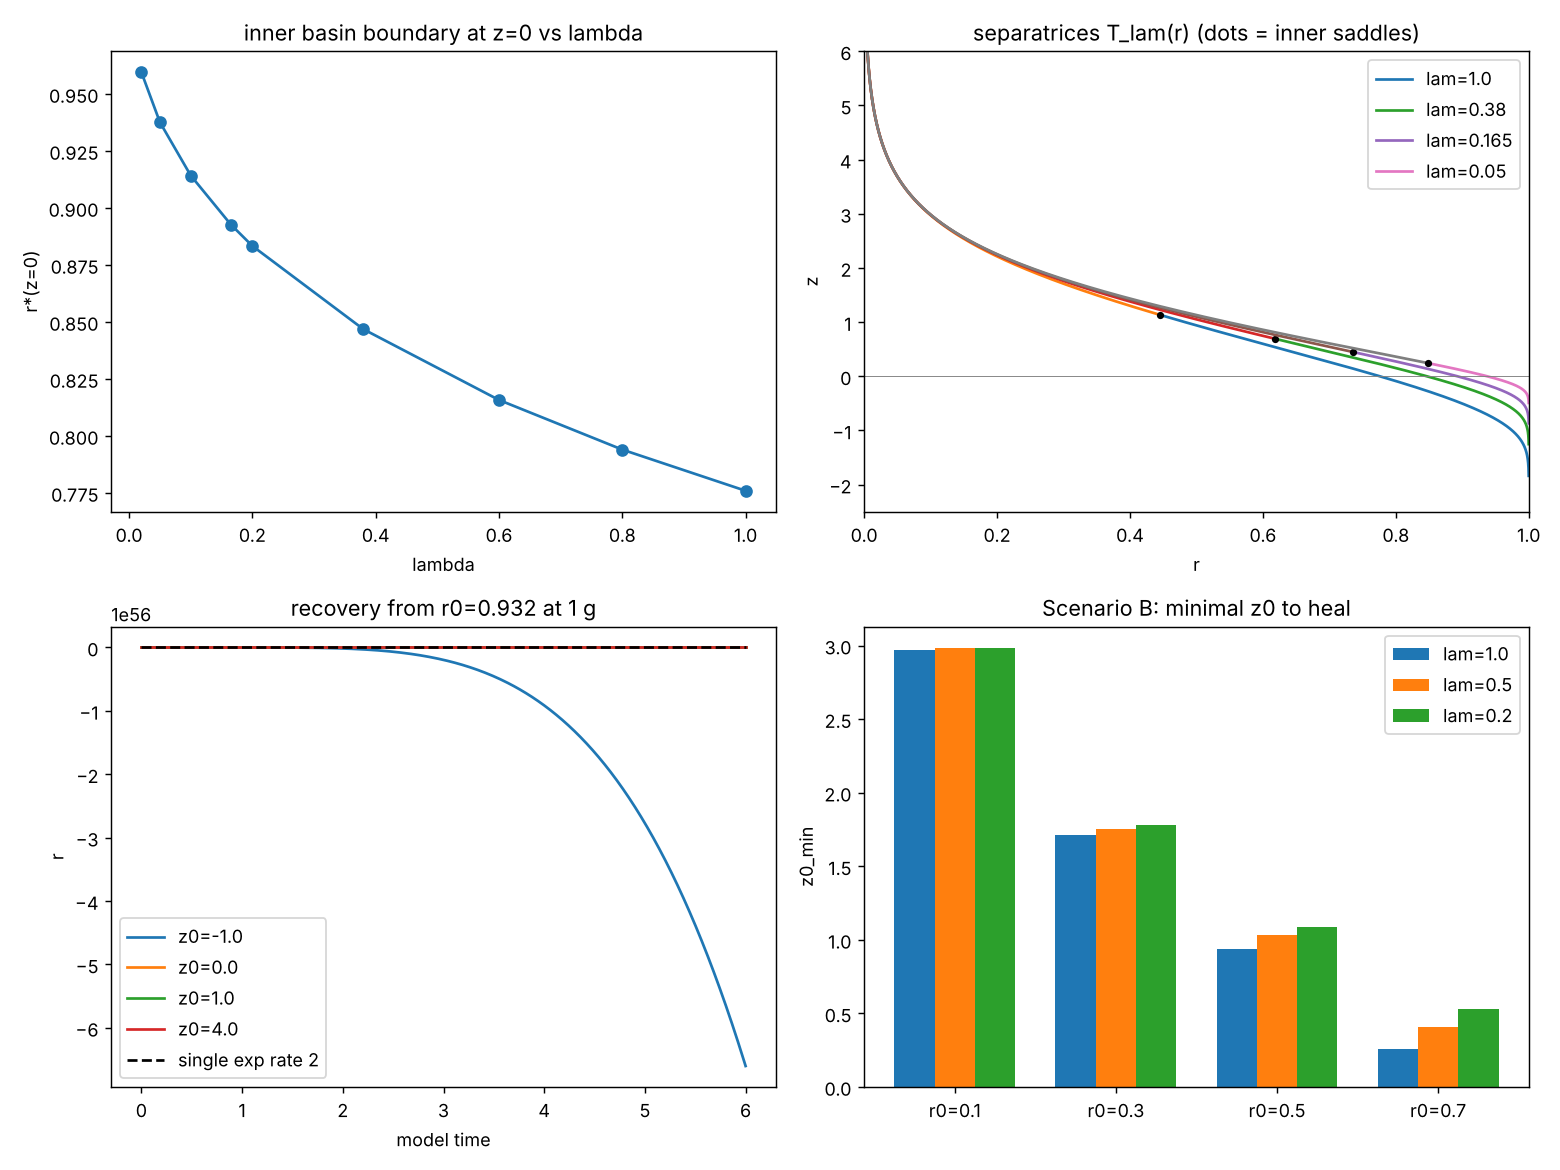

The script that saved this image:
#!/usr/bin/env python3
"""
ch10_lambda_bone_audit.py -- one self-contained script for the lambda-extension of the
Book 4 Chapter 10 (dm3) system, read as a bone model (A: density loss/recovery, B: fracture healing).

    r' = (r-1)[2 e^{-z} - r(r+1)],   z' = lam r^2 - 2 (r-1)^2 e^{-z},   theta' = 1

lam = 1 is Chapter 10 (eps = 2).  lam is an EXTENSION introduced here, not in the chapter.
Author of this script: Claude (Anthropic) in a Cowork session, 2026-11-07.  Run by the author
of the script in a cloud sandbox only; NOT yet run on the user's machine.

Prints PASS/FAIL for every number it regenerates.  Final line: ALL PASS or FAIL: n.
Usage:  python3 -I ch10_lambda_bone_audit.py [--noplot]
"""
import sys, math
import numpy as np
import sympy as sp
from scipy.integrate import solve_ivp
from scipy.optimize import brentq

FAILS = []
def check(name, ok, detail=""):
    print(("PASS  " if ok else "FAIL  ") + name + (("  -- " + detail) if detail else ""))
    if not ok:
        FAILS.append(name)

def field(lam):
    def f(t, y):
        r, z = y
        e = math.exp(-z)
        return [(r - 1) * (2 * e - r * (r + 1)), lam * r * r - 2 * (r - 1) ** 2 * e]
    return f

def jac(r, z, lam):
    e = math.exp(-z)
    return np.array([[(2 * e - r * (r + 1)) - (r - 1) * (2 * r + 1), -2 * (r - 1) * e],
                     [2 * lam * r - 4 * (r - 1) * e, 2 * (r - 1) ** 2 * e]])

def rho_in(lam):
    return brentq(lambda x: x**3 - x**2 - (1 + lam) * x + 1, 1e-12, 1 - 1e-15, xtol=1e-16)
def rho_out(lam):
    return brentq(lambda x: x**3 - x**2 - (1 + lam) * x + 1, 1 + 1e-15, 10, xtol=1e-16)
def z_of(rho):               # 2 e^{-z} = rho(rho+1)
    return math.log(2.0 / (rho * (rho + 1)))

# ------------------------------------------------------------------ 1. symbolic (sympy)
print("\n[1] SYMBOLIC (sympy)")
r, z, lam, rho = sp.symbols('r z lam rho', positive=True)
fr = (r - 1) * (2 * sp.exp(-z) - r * (r + 1))
gz = lam * r**2 - 2 * (r - 1)**2 * sp.exp(-z)
ch10 = r * (1 - r**2) + 2 * (r - 1) * sp.exp(-z)
check("radial field equals Chapter 10's r(1-r^2)+2(r-1)e^{-z}", sp.simplify(fr - ch10) == 0)
J = sp.Matrix([[sp.diff(fr, r), sp.diff(fr, z)], [sp.diff(gz, r), sp.diff(gz, z)]])
eq = {sp.exp(-z): rho * (rho + 1) / 2}
Jeq = J.subs(eq).subs(r, rho).subs(lam, (rho - 1)**2 * (rho + 1) / rho)
det = sp.simplify(Jeq.det())
claim = -rho * (rho - 1)**2 * (rho + 1) * (2 * rho**2 + rho + 1)
check("det J at equilibrium = -rho(rho-1)^2(rho+1)(2rho^2+rho+1)", sp.simplify(det - claim) == 0)
check("... = -lam rho^2 (2rho^2+rho+1)",
      sp.simplify(claim + ((rho - 1)**2 * (rho + 1) / rho) * rho**2 * (2 * rho**2 + rho + 1)) == 0)
check("det J < 0 for rho in (0,1) U (1,inf): both equilibria are saddles",
      all(float(claim.subs(rho, x)) < 0 for x in np.linspace(0.01, 5, 400) if abs(x - 1) > 1e-3))
check("equilibria need r != 1 and the cubic r^3-r^2-(1+lam)r+1 (eliminating z)",
      sp.simplify(sp.expand(lam * rho - (rho - 1)**2 * (rho + 1)) - (-(rho**3 - rho**2 - (1 + lam) * rho + 1))) == 0)
p = lambda x, l: x**3 - x**2 - (1 + l) * x + 1
check("cubic: p(0)=1>0, p(1)=-lam<0 (IVT root in (0,1)); p(+inf)=+inf (root in (1,inf)); third root negative",
      p(0, 1) == 1 and abs(p(1, 0.3) + 0.3) < 1e-14 and abs(p(1, 0.9) + 0.9) < 1e-14
      and all(len([x for x in np.roots([1, -1, -(1 + l), 1]).real if abs(np.roots([1, -1, -(1 + l), 1]).imag).max() < 1e-9
                   and True]) == 3 for l in (0.05, 0.3, 1.0, 3.0))
      and all(sum(1 for x in np.roots([1, -1, -(1 + l), 1]) if x.real < 0) == 1 for l in (0.05, 0.3, 1.0, 3.0))
      and all(sum(1 for x in np.roots([1, -1, -(1 + l), 1]) if 0 < x.real < 1) == 1 for l in (0.05, 0.3, 1.0, 3.0))
      and all(sum(1 for x in np.roots([1, -1, -(1 + l), 1]) if x.real > 1) == 1 for l in (0.05, 0.3, 1.0, 3.0)))
# invariant region algebra
alpha_X = sp.simplify(gz - r**2 * 1)       # alpha(X) = z' - r^2 theta'
check("alpha(X) = (lam-1) r^2 - 2(r-1)^2 e^{-z}  (equals -2(r-1)^2 e^{-z} only at lam=1)",
      sp.simplify(alpha_X - ((lam - 1) * r**2 - 2 * (r - 1)**2 * sp.exp(-z))) == 0)
check("helix r=1: alpha(tangent) = lam - 1 (Legendrian iff lam=1)", sp.simplify(gz.subs(r, 1) - 1 - (lam - 1)) == 0)
check("z' - lam(2r-1) = (r-1)^2 (lam - 2 e^{-z})  (>=0 on z>=ln(2/lam))",
      sp.simplify(gz - lam * (2 * r - 1) - (r - 1)**2 * (lam - 2 * sp.exp(-z))) == 0)
check("r' - (r-1)(lam-2) = (r-1)[(2e^{-z}-lam) - (r-1)(r+2)]  (<=0 for r>=1, z>=ln(2/lam))",
      sp.simplify(fr - (r - 1) * (lam - 2) - (r - 1) * ((2 * sp.exp(-z) - lam) - (r - 1) * (r + 2))) == 0)
check("transverse rate on r=1 is -2(1-e^{-z})", sp.simplify(sp.diff(fr, r).subs(r, 1) - (2 * sp.exp(-z) - 2)) == 0)
div1 = sp.simplify((sp.diff(fr, r) + sp.diff(gz, z)).subs(r, 1))
check("divergence of (r,z)-flow on r=1 is 2(e^{-z}-1) (dissipative for z>0)", sp.simplify(div1 - 2 * (sp.exp(-z) - 1)) == 0)
# lam = 0
J0 = J.subs({r: 1, lam: 0})
check("lam=0: whole line r=1 is equilibria (r'=z'=0 there)", sp.simplify(fr.subs(r, 1)) == 0 and sp.simplify(gz.subs({r: 1, lam: 0})) == 0)
ev0 = sorted([sp.simplify(v) for v in J0.eigenvals().keys()], key=str)
check("lam=0: eigenvalues on the line are 0 and 2(e^{-z}-1)", set(map(str, ev0)) == {"0", "-2 + 2*exp(-z)"} or set(map(str, ev0)) == {"0", "2*exp(-z) - 2"},
      str(ev0))

# ------------------------------------------------------------------ 2. equilibria, numerics
print("\n[2] EQUILIBRIA AND LINEARISATION (numerical)")
LAMS = [1.0, 0.38, 0.165, 0.05]
SADDLE_STATED = [0.445, 0.619, 0.736, 0.849]
check("2cos(3pi/7)=rho_in(1) and 2cos(pi/7)=rho_out(1) (Chapter 10 Thm B.1)",
      abs(rho_in(1) - 2 * math.cos(3 * math.pi / 7)) < 1e-12 and abs(rho_out(1) - 2 * math.cos(math.pi / 7)) < 1e-12)
for l, st in zip(LAMS, SADDLE_STATED):
    check(f"saddle radius at lam={l}: {st}", abs(rho_in(l) - st) < 5.1e-4, f"{rho_in(l):.4f}")
    check(f"ln(2/lam) at lam={l}", True, f"{math.log(2 / l):.2f}")
EIG = {}
for l in (1.0, 0.5, 0.38, 0.2, 0.165, 0.05, 0.001):
    ri = rho_in(l); w = np.linalg.eigvals(jac(ri, z_of(ri), l)).real
    EIG[l] = (w.max(), w.min())
STATED_MU = {1.0: 1.4915, 0.5: 1.3515, 0.38: 1.2714, 0.2: 1.0603, 0.165: 0.9954, 0.05: 0.6319}
for l, v in STATED_MU.items():
    check(f"inner saddle unstable eigenvalue at lam={l}", abs(EIG[l][0] - v) < 6e-5, f"{EIG[l][0]:.4f} (stable {EIG[l][1]:.4f})")
check("Chapter 10 eigenvalues 1.4915 / -0.2445 at lam=1", abs(EIG[1.0][0] - 1.4915) < 6e-5 and abs(EIG[1.0][1] + 0.2445) < 6e-5)
est = lambda l: (3 + math.sqrt(41)) / 2 * math.sqrt(l / 2)
for l, tol in ((0.001, 0.03), (0.05, 0.20)):
    rel = est(l) / EIG[l][0] - 1
    check(f"small-lam estimate (3+sqrt41)/2*sqrt(lam/2) at lam={l}: {est(l):.4f} vs {EIG[l][0]:.4f}", abs(rel) < tol,
          f"{100 * rel:+.1f}%  (asymptotic only)")
for l in (0.05, 0.001):
    ri = rho_in(l); check(f"rho_in ~ 1 - sqrt(lam/2) at lam={l}", abs((1 - ri) / math.sqrt(l / 2) - 1) < (0.15 if l > 0.01 else 0.02),
                          f"(1-rho)/sqrt(lam/2) = {(1 - ri) / math.sqrt(l / 2):.4f}")

# ------------------------------------------------------------------ 3. separatrix (stable manifold of inner saddle)
def trace(lam_, side, eps=1e-12, tmax=40000.0, stop="r1"):
    """Backward integration from the inner saddle along the stable eigenvector.
    side=+1: branch with r increasing (toward r=1, z decreasing);  side=-1: r decreasing (toward r=0, z increasing).
    stop='z0': stop at z=0 (event, no interpolation).  stop='r1': stop at r=0.9999 / r=1e-3 / z=14."""
    ri = rho_in(lam_); zi = z_of(ri)
    w, v = np.linalg.eig(jac(ri, zi, lam_)); vs = v[:, np.argmin(w.real)].real
    if vs[0] < 0: vs = -vs
    y0 = np.array([ri, zi]) + side * eps * vs
    f = field(lam_)
    evs = []
    if stop == "z0":
        e0 = lambda t, y: y[1]; e0.terminal = True; evs = [e0]
    else:
        e1 = lambda t, y: y[0] - 0.9999; e1.terminal = True
        e2 = lambda t, y: y[0] - 1e-3; e2.terminal = True
        e3 = lambda t, y: y[1] - 14.0; e3.terminal = True
        evs = [e1, e2, e3]
    sol = solve_ivp(lambda t, y: [-q for q in f(t, y)], [0, tmax], y0, method="DOP853",
                    rtol=1e-13, atol=1e-15, events=evs, dense_output=True)
    return sol

def rstar(lam_, eps=1e-12):
    sol = trace(lam_, +1, eps=eps, stop="z0")
    return float(sol.y_events[0][0][0]) if len(sol.t_events[0]) else float("nan")

print("\n[3] INNER BASIN BOUNDARY r*(z=0) = z=0 crossing of the inner saddle's stable manifold")
CERT = 0.775940575502
for eps in (1e-5, 1e-8, 1e-12):
    v = rstar(1.0, eps)
    check(f"lam=1 r* vs Chapter 10 certified 0.775940575502, seed distance {eps:g}", abs(v - CERT) < 1e-9, f"{v:.12f}")
STATED_RS = [0.776, 0.847, 0.893, 0.938]
RS = {}
for l, st in zip(LAMS, STATED_RS):
    RS[l] = rstar(l)
    check(f"r*(z=0) at lam={l} -> {st}", abs(RS[l] - st) < 5.1e-4, f"{RS[l]:.10f}")
for l in (0.01, 0.001):
    RS[l] = rstar(l)
    check(f"lam->0 : r*(z=0) -> 1 like 1 - c sqrt(lam), lam={l}", 0.5 < RS[l] < 1,
          f"r*={RS[l]:.6f}, (1-r*)/sqrt(lam)={(1 - RS[l]) / math.sqrt(l):.4f}")

# Chapter 10 text checks that the prompt asked for
f1 = field(1.0)
s = solve_ivp(f1, [0, 30], [3.0, 0.0], rtol=1e-11, atol=1e-13, dense_output=True)
tt = np.linspace(0, 30, 30001); Y = s.sol(tt); zd = Y[0]**2 - 2 * (Y[0] - 1)**2 * np.exp(-Y[1])
check("Chapter 10 s3(ii) 'z' -> 1 monotonically' is FALSE: from (3,0) z' peaks at ~2.41 near t=0.114",
      abs(zd.max() - 2.4076) < 5e-3 and abs(tt[zd.argmax()] - 0.114) < 0.01 and abs(zd[-1] - 1) < 1e-6,
      f"max z'={zd.max():.4f} at t={tt[zd.argmax()]:.3f}, final {zd[-1]:.8f}")
blow = solve_ivp(f1, [0, 20], [7.5, 0.0], rtol=1e-10, atol=1e-12, events=[lambda t, y: y[1] + 40])
check("Chapter 10 abstract/s6 'all r(0)>1 converge' is stale: (r0,z0)=(7.5,0) is driven to z -> -inf",
      (blow.y[1].min() < -5) or len(blow.t_events[0]) > 0, f"min z reached {blow.y[1].min():.2f}")
f1c = field(1.0); good = solve_ivp(f1c, [0, 60], [6.8, 0.0], rtol=1e-10, atol=1e-12)
check("... while (6.8,0) converges (Chapter 10 s3 restricted statement)", abs(good.y[0][-1] - 1) < 1e-6, f"r(60)={good.y[0][-1]:.2e}")

# ------------------------------------------------------------------ separatrix curves T_lambda(r)
CURVES = {}
def curve(lam_):
    if lam_ in CURVES: return CURVES[lam_]
    out = {}
    for side in (+1, -1):
        sol = trace(lam_, side)
        tg = np.linspace(0, sol.t[-1], 60000)
        Yg = sol.sol(tg)
        o = np.argsort(Yg[0])
        out[side] = (Yg[0][o], Yg[1][o])
    CURVES[lam_] = out
    return out
def Tsep(lam_, r0):
    ri = rho_in(lam_); c = curve(lam_)
    side = +1 if r0 >= ri else -1
    R, Zc = c[side]
    return float(np.interp(r0, R, Zc)), side

# ------------------------------------------------------------------ 4. Scenario B table
print("\n[4] SCENARIO B: minimal z0 to heal = T_lam(r0)  (above the separatrix r -> 1; below: finite-time exit at r=0)")
R0 = (0.1, 0.3, 0.5, 0.7)
TAB = {1.0: (2.97, 1.71, 0.94, 0.26), 0.5: (2.98, 1.75, 1.03, 0.41), 0.2: (2.98, 1.78, 1.09, 0.53)}
for l, row in TAB.items():
    ri = rho_in(l); zs = z_of(ri)
    for r0, st in zip(R0, row):
        T, side = Tsep(l, r0)
        where = "r0 < rho_in: small-radius branch (T > z_s)" if r0 < ri else "r0 > rho_in: branch toward r=1 (T < z_s)"
        if abs(r0 - ri) < 0.02: where += " [within 0.02 of the saddle itself]"
        check(f"lam={l} r0={r0}: z0_min={st}", abs(T - st) < 5.1e-3,
              f"T={T:.4f}, z_s={zs:.4f}, rho_in={ri:.4f}; {where}")
# why lam matters little at small r0
for l in (1.0, 0.2):
    pass
T_small = [Tsep(l, 0.05)[0] for l in (1.0, 0.5, 0.2)]
check("lam matters little as r0 -> 0: at r=0 the field (-2e^{-z}, -2e^{-z}) does not contain lam; T(0.05) spread across lam in {1,.5,.2}",
      max(T_small) - min(T_small) < 0.01, f"T(0.05) = {[round(x, 4) for x in T_small]}")
T_mid = [Tsep(l, 0.7)[0] for l in (1.0, 0.5, 0.2)]
check("... and matters more at r0=0.7 (spread > 0.25)", max(T_mid) - min(T_mid) > 0.25, f"T(0.7) = {[round(x, 3) for x in T_mid]}")

# ------------------------------------------------------------------ 5. delayed union
print("\n[5] DELAYED UNION: passage time near the separatrix ~ ln(1/delta) / mu_u")
SLOPES = {}
for l, rstart in ((1.0, 0.70), (0.2, 0.85)):
    # start ON the stable manifold at r = rstart using the solver's dense output (accurate to ~1e-13),
    # not np.interp on a grid (whose error ~1e-8 contaminated delta <= 1e-7 in a first run)
    ri_ = rho_in(l); side = +1 if rstart >= ri_ else -1
    sol_m = trace(l, side)
    tb = brentq(lambda t: sol_m.sol(t)[0] - rstart, 0.0, sol_m.t[-1], xtol=1e-14, rtol=1e-14)
    Tz = float(sol_m.sol(tb)[1])
    f = field(l)
    ds = [1e-3, 1e-4, 1e-5, 1e-6, 1e-7, 1e-8]
    times = []
    for d in ds:
        ev = lambda t, y: y[0] - 0.97; ev.terminal = True
        sol = solve_ivp(f, [0, 4000], [rstart, Tz + d], method="DOP853", rtol=1e-13, atol=1e-15, events=[ev])
        times.append(sol.t_events[0][0] if len(sol.t_events[0]) else float("nan"))
    x = np.log(1 / np.array(ds)); A = np.vstack([x, np.ones_like(x)]).T
    slope = np.linalg.lstsq(A, np.array(times), rcond=None)[0][0]
    SLOPES[l] = slope
    mu_u = EIG[l][0]
    check(f"lam={l}: slope of T_pass vs ln(1/delta) = 1/mu_u = {1 / mu_u:.4f}", abs(slope * mu_u - 1) < 0.03,
          f"slope={slope:.4f}, mu_u={mu_u:.4f}, slope*mu_u={slope * mu_u:.4f}; T(delta)={[round(t, 1) for t in times]}")
# mu_u as a function of lam
print("      unstable eigenvalue of the inner saddle vs lam:",
      {l: round(EIG[l][0], 4) for l in sorted(EIG, reverse=True)})
check("mu_u increases with lam (more stability -> faster departure from the separatrix; delay ~ 1/mu_u shortens)",
      all(EIG[a][0] > EIG[b][0] for a, b in zip(sorted(EIG, reverse=True)[:-1], sorted(EIG, reverse=True)[1:])))

# ------------------------------------------------------------------ 6. Scenario A
print("\n[6] SCENARIO A: recovery after return to 1 g")
inv = solve_ivp(field(0.165), [0, 200], [1.0, 0.3], rtol=1e-12, atol=1e-14)
check("r=1 is invariant for every lam: starting at (1,z0) under lam=0.165 r stays 1 -> the base system cannot GENERATE loss; loss must be imposed as (r0,z0)",
      np.abs(inv.y[0] - 1).max() < 1e-12)
print("      separatrix height T_lam(r) (z0 above it recovers; below it exits) --- rows lam, cols r = 0.95, 0.90, 0.85, 0.80, 0.70")
TA = {}
for l in LAMS:
    TA[l] = [Tsep(l, rr)[0] for rr in (0.95, 0.90, 0.85, 0.80, 0.70)]
    print(f"      lam={l:<6} " + "  ".join(f"{v:7.3f}" for v in TA[l]))
check("T_lam(r) increases as lam falls (the point of no return moves toward baseline)",
      all(TA[a][i] < TA[b][i] for a, b in zip(LAMS[:-1], LAMS[1:]) for i in range(5)))
# window of z0 where 1 g recovers but low g exits
for rr, idx in ((0.90, 1), (0.85, 2)):
    lo, hi = TA[1.0][idx], TA[0.05][idx]
    print(f"      r0={rr}: z0 in ({lo:.3f}, {hi:.3f}) recovers at 1 g but exits at lam=0.05")
    check(f"window nonempty at r0={rr}", hi > lo)
# half-time vs z0 at lam=1, r0 = 0.932 (6.8 % deficit)
r0 = 0.932
print("      time (model units) for the deficit 1-r to halve at 1 g from r0=0.932, vs z0:")
HT = {}
Tb = Tsep(1.0, r0)[0]
print(f"      separatrix height at r0=0.932: T_1(r0) = {Tb:.4f}  (z0 below it: no recovery)")
for z0 in (-1.0, Tb + 0.02, Tb + 0.1, 0.0, 0.5, 1.0, 2.0, 4.0):
    ev = lambda t, y: (1 - y[0]) - 0.5 * (1 - r0); ev.terminal = True
    sol = solve_ivp(field(1.0), [0, 400], [r0, z0], method="DOP853", rtol=1e-12, atol=1e-14, events=[ev])
    HT[z0] = sol.t_events[0][0] if len(sol.t_events[0]) else float("nan")
print("      " + "  ".join(f"z0={k:+.3f}: {v:.3f}" for k, v in HT.items()))
check("z0=-1 lies below the separatrix at r0=0.932 and does not recover (no half-time)", -1.0 < Tb and math.isnan(HT[-1.0]))
# z0 -> infinity limit is the nonlinear r' = r(r+1)(1-r), NOT the linear rate 2 (r0=0.932 is not infinitesimal)
from scipy.integrate import quad
t_inf = quad(lambda x: 1.0 / (x * (x + 1) * (1 - x)), r0, 1 - 0.5 * (1 - r0))[0]
check(f"half-time at z0=4 within 8% of the z0=inf nonlinear value {t_inf:.4f} (linear ln2/2 = 0.3466 is the r0->1 limit only)",
      abs(HT[4.0] - t_inf) / t_inf < 0.08, f"{HT[4.0]:.4f}")
zk = sorted(k for k in HT if not math.isnan(HT[k]))
check("half-time is strictly decreasing in z0 over the recovering values (K switching on)", all(HT[a] > HT[b] for a, b in zip(zk[:-1], zk[1:])))
check("half-time at z0 just above the separatrix is > 5x the z0=4 value [dimensionless, calibration-free]",
      HT[Tb + 0.02] / HT[4.0] > 5, f"{HT[Tb + 0.02] / HT[4.0]:.1f}")
# shape prediction: initial lag vs single exponential
sol = solve_ivp(field(1.0), [0, 6], [r0, 0.0], method="DOP853", rtol=1e-12, atol=1e-14, dense_output=True)
for t_probe in (0.25, 0.5, 1.0):
    ratio = (1 - sol.sol(t_probe)[0]) / (1 - r0)
    print(f"      z0=0: deficit remaining at t={t_probe}: {ratio:.4f}  (single exponential rate 2 would give {math.exp(-2 * t_probe):.4f})")
check("recovery from z0=0 is NOT a single exponential of rate 2 (lag: deficit at t=0.5 exceeds e^-1)",
      (1 - sol.sol(0.5)[0]) / (1 - r0) > math.exp(-1) + 0.02)
# unit calibration (a CHOICE): far-field rate 2 per unit time = fitted per-day K
KDATA = {"femoral neck": math.log(2) / 211, "pelvis": math.log(2) / 97}
for k, v in KDATA.items():
    print(f"      calibration choice: far-field rate 2 per model unit = K({k}) = {v:.5f}/day  ->  1 model unit = {2 / v:.0f} days")

# ------------------------------------------------------------------ 7. lam = 0
print("\n[7] lam = 0")
chk = []
for zz in (-1.0, 0.0, 1.0, 2.0):
    w = sorted(np.linalg.eigvals(jac(1.0, zz, 0.0)).real)
    chk.append((zz, w))
    print(f"      (1,{zz:+.1f}): eigenvalues {w[0]:+.4f}, {w[1]:+.4f}   expected 2(e^-z - 1) = {2 * (math.exp(-zz) - 1):+.4f} and 0")
check("lam=0 line of equilibria: normal eigenvalue 2(e^{-z}-1): attracting for z>0, repelling for z<0, degenerate at (1,0)",
      all(abs(sorted([2 * (math.exp(-zz) - 1), 0.0])[0] - w[0]) < 1e-12 for zz, w in chk))
sol0 = solve_ivp(field(0.0), [0, 400], [0.9, 1.0], rtol=1e-12, atol=1e-14)
zmono = np.all(np.diff(sol0.y[1]) <= 1e-12)
check("lam=0: z' = -2(r-1)^2 e^{-z} <= 0 (z never grows: no loading accumulates)", zmono)
print(f"      lam=0 from (0.9, 1.0): ends at r={sol0.y[0][-1]:.4f}, z={sol0.y[1][-1]:.4f} (a point on the equilibrium line, if z>0)")

# ------------------------------------------------------------------ 8. plots
if "--noplot" not in sys.argv:
    import matplotlib; matplotlib.use("Agg")
    import matplotlib.pyplot as plt
    fig, ax = plt.subplots(2, 2, figsize=(12, 9))
    lg = [1.0, 0.8, 0.6, 0.38, 0.2, 0.165, 0.1, 0.05, 0.02]
    ax[0, 0].plot(lg, [RS.get(l, rstar(l)) for l in lg], "o-"); ax[0, 0].set_xlabel("lambda"); ax[0, 0].set_ylabel("r*(z=0)")
    ax[0, 0].set_title("inner basin boundary at z=0 vs lambda")
    for l in LAMS:
        c = curve(l)
        for side in (+1, -1):
            R, Zc = c[side]; ax[0, 1].plot(R, Zc, label=f"lam={l}" if side == 1 else None)
        ax[0, 1].plot([rho_in(l)], [z_of(rho_in(l))], "k.")
    ax[0, 1].axhline(0, color="gray", lw=.5); ax[0, 1].set_xlim(0, 1); ax[0, 1].set_ylim(-2.5, 6)
    ax[0, 1].set_xlabel("r"); ax[0, 1].set_ylabel("z"); ax[0, 1].set_title("separatrices T_lam(r) (dots = inner saddles)"); ax[0, 1].legend()
    for z0 in (-1.0, 0.0, 1.0, 4.0):
        so = solve_ivp(field(1.0), [0, 6], [r0, z0], dense_output=True, rtol=1e-10, atol=1e-12)
        tg = np.linspace(0, 6, 400); ax[1, 0].plot(tg, so.sol(tg)[0], label=f"z0={z0}")
    ax[1, 0].plot(tg, 1 - (1 - r0) * np.exp(-2 * tg), "k--", label="single exp rate 2")
    ax[1, 0].set_xlabel("model time"); ax[1, 0].set_ylabel("r"); ax[1, 0].set_title("recovery from r0=0.932 at 1 g"); ax[1, 0].legend()
    w = 0.25
    for i, l in enumerate((1.0, 0.5, 0.2)):
        ax[1, 1].bar(np.arange(4) + i * w, TAB[l], w, label=f"lam={l}")
    ax[1, 1].set_xticks(np.arange(4) + w); ax[1, 1].set_xticklabels([f"r0={x}" for x in R0]); ax[1, 1].set_ylabel("z0_min")
    ax[1, 1].set_title("Scenario B: minimal z0 to heal"); ax[1, 1].legend()
    plt.tight_layout(); plt.savefig("ch10_lambda_bone_audit.png", dpi=130)
    print("\nwrote ch10_lambda_bone_audit.png")

print("\n[HONESTY]")
print("  * lam is an extension; Chapter 10 is lam=1 only.  r, z, lam <-> BMD, loading, g (or stiffness, support, stability) are CHOICES.")
print("  * Separatrices are traced backward from the saddle with a finite window (tmax=40000, stops at r=0.9999, r=1e-3, z=14).")
print("  * r=0 (axis exit) is non-physical: trajectories below T_lam reach r=0 in finite time; read only as 'recovery fails'.")
print("  * Nothing here fits biological data; the unit calibration in [6] is one chosen number, not a fit.")
print("\n" + ("ALL PASS" if not FAILS else f"FAIL: {len(FAILS)}  -> " + "; ".join(FAILS)))
